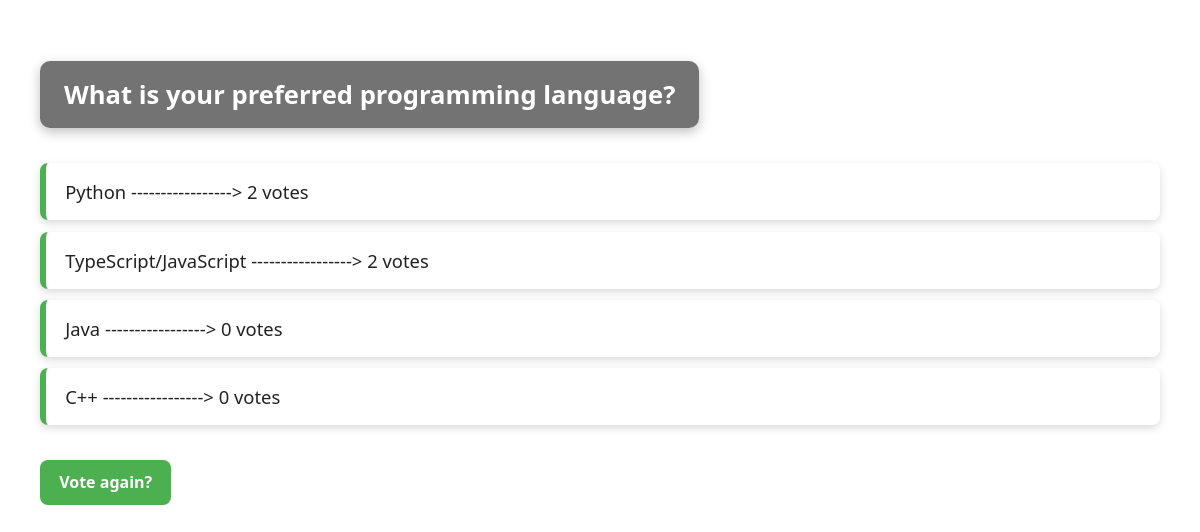
Before: /polls/4/results/ with the older database file.
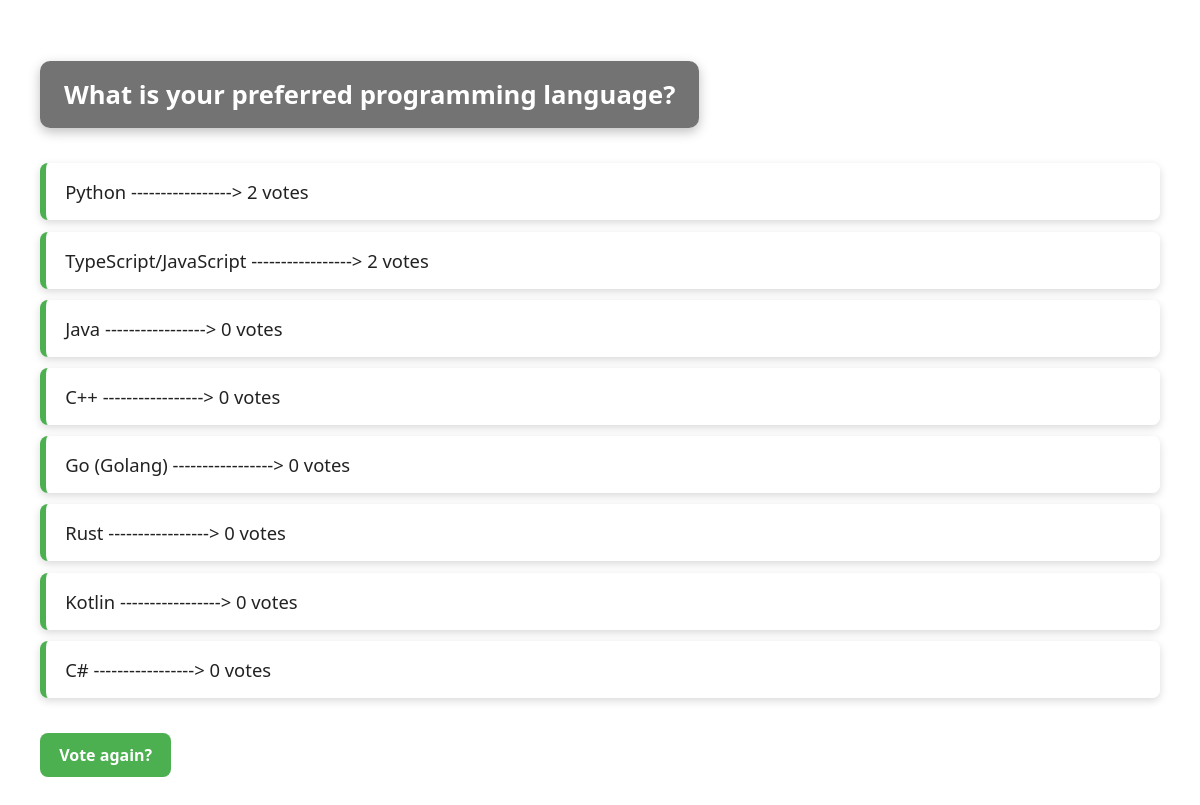
After: the same page with the newer database file.
### polls/models.py (models this page shows, shortened)
class Question(models.Model):
    question_text = models.CharField(max_length=200)
    pub_date = models.DateTimeField("date published")

class Choice(models.Model):
    question = models.ForeignKey(Question, on_delete=models.CASCADE)
    choice_text = models.CharField(max_length=200)
    votes = models.IntegerField(default=0)

### polls/views.py (the view)
# urls.py: path("<int:pk>/results/", views.ResultsView.as_view(), name="results"),
class ResultsView(generic.DetailView):
    model = Question
    template_name = "polls/results.html"

### polls/templates/polls/results.html (shortened to what this page needs)
{% load static %}
<!doctype html>
<html lang="en-US">
    <head>
        <link rel="stylesheet" href="{% static 'polls/style_results.css' %}" />
    </head>
    <body>
        <h2>{{ question.question_text }}</h2>
        <ul>
            {% for choice in question.choice_set.all %}
            <li>
                {{ choice.choice_text }} -----------------> {{ choice.votes }}
                vote{{ choice.votes|pluralize }}
            </li>
            {% endfor %}
        </ul>
        <a href="{% url 'polls:detail' question.id %}">Vote again?</a>
    </body>
</html>

### polls/static/polls/style_results.css (style rules this page uses)
body { background: white url("images/background_2.png") no-repeat center top; background-size: cover; font-family: "Segoe UI", sans-serif; padding: 2rem; color: #222; }
h2 { background: rgba(0, 0, 0, 0.55); color: #fff; padding: 1rem 1.5rem; border-radius: 10px; display: inline-block; font-size: 1.6rem; margin-bottom: 1.5rem; box-shadow: 0 4px 12px rgba(0, 0, 0, 0.25); }
ul { list-style: none; padding: 0; margin: 0; }
li { background: rgba(255, 255, 255, 0.85); padding: 1rem 1.2rem; margin: 0.7rem 0; border-left: 6px solid #4caf50; border-radius: 8px; font-size: 1.15rem; font-weight: 500; display: flex; justify-content: space-between; align-items: center; box-shadow: 0 3px 8px rgba(0, 0, 0, 0.15); transition: transform 0.2s ease, box-shadow 0.2s ease; }
a { display: inline-block; margin-top: 1.5rem; background: #4caf50; color: white; padding: 0.7rem 1.2rem; border-radius: 8px; text-decoration: none; font-weight: 600; transition: background 0.2s ease, transform 0.2s ease; }

Changed rows visible on the page:
added Choice: choice_text "Go (Golang)", votes "0"
added Choice: choice_text "Rust", votes "0"
added Choice: choice_text "Kotlin", votes "0"
added Choice: choice_text "C#", votes "0"
